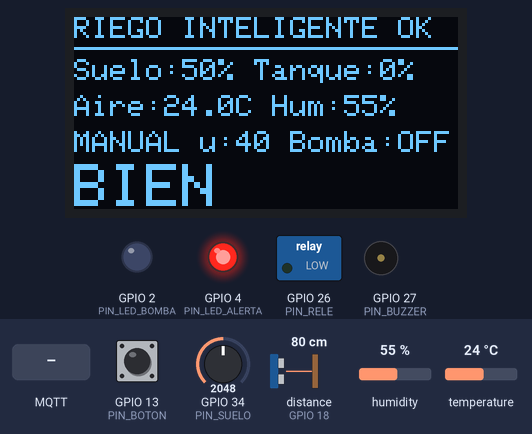
Bench run of a sketch on a simulated ESP32. Shown: 128×64 one-colour display, switched loads named in the sketch (green lamp = pin HIGH), output pins drawn as LEDs (lit = HIGH), buzzer (waves = sounding). Wiring (from diagram.json): ultrasonic range finder: trigger GPIO 5; echo GPIO 18. The test bench sets the inputs (shaded band); at power-on: GPIO 34 (PIN_SUELO) = 2048, distance to the obstacle (sensor on GPIO 18) 80 cm, GPIO 13 (PIN_BOTON) HIGH, humidity 55 %, temperature 24 °C. The echo pulse lasts 58.3 µs per cm; WiFi joins after 1.5 s; servers stay silent unless stated; random numbers use the default seed unless the sketch sets one; no MQTT or app messages arrive unless stated; pins used as bus, display or sensor lines are not drawn; what the sketch prints to the serial monitor is not drawn.

Above: at 5.6 s.
5.7 s: GPIO 34 (PIN_SUELO) set to 1683
At 6.4 s:
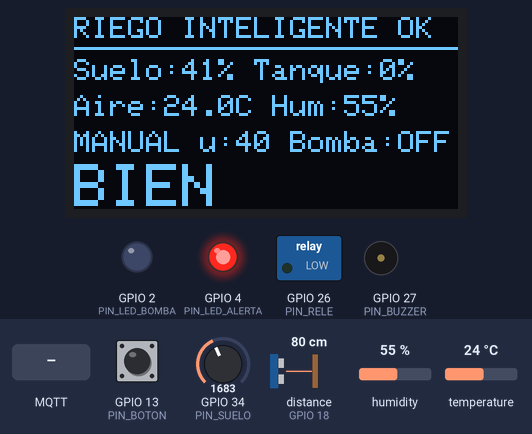
11.6 s: GPIO 34 (PIN_SUELO) set to 1591
At 13.4 s:
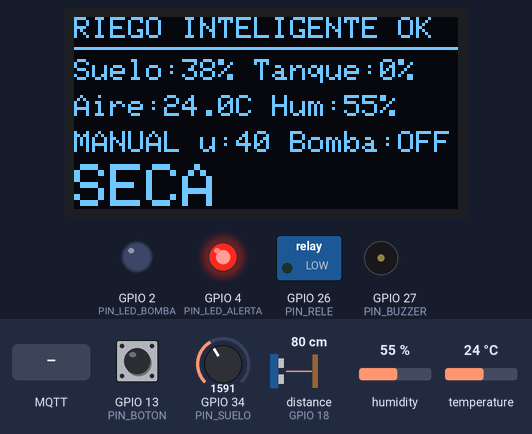
16.7 s: distance to the obstacle (sensor on GPIO 18) set to 2 cm
At 18.2 s:
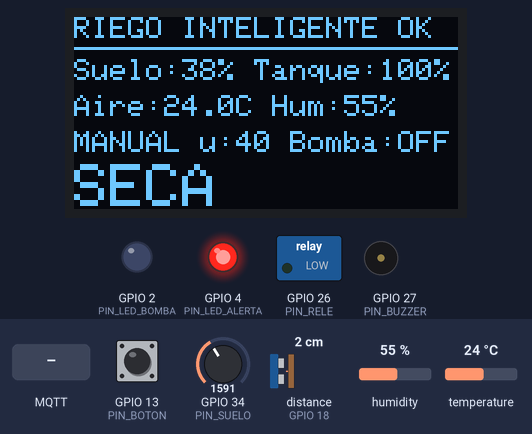
18.5 s: GPIO 13 (PIN_BOTON) pulled LOW for 0.15 s
At 19.8 s:
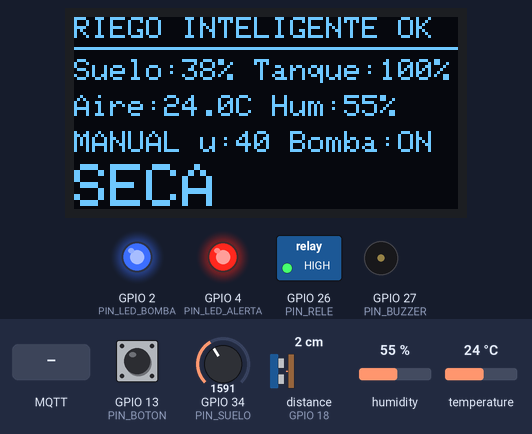
23.5 s: MQTT message "umbral:" arrives on the first subscribed topic
At 24.9 s:
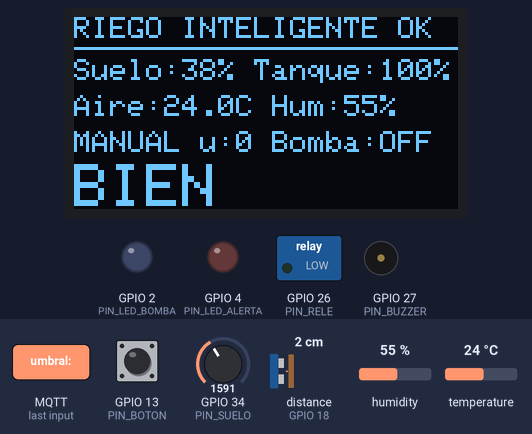
25.5 s: MQTT message "regar" arrives on the first subscribed topic
At 26.6 s:
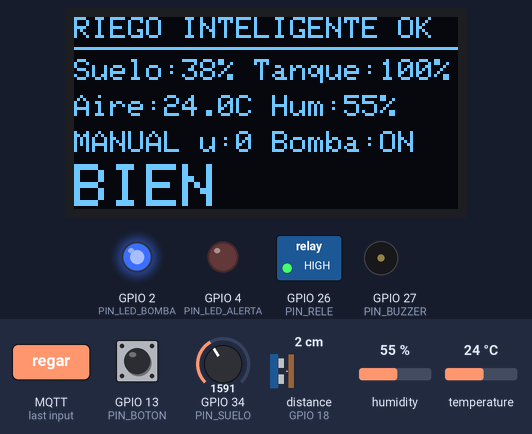
Timing chart, 0 to 30.0 s (numbered marks = the images above; inputs shaded):
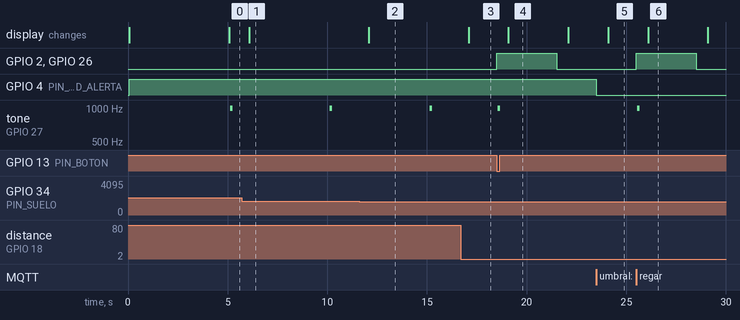

Measured:
- the behaviour switches between 1638 and 1637 on GPIO 34 (PIN_SUELO) (found by bisection; images 1 and 2)
- after the input at 5.7 s, the display: changes after 0.38 s (image 1)
- after the input at 11.6 s, the display: changes after 0.48 s (image 2)
- after the input at 16.7 s, the display: changes after 0.39 s (image 3)
- after the input at 18.5 s, GPIO 2 (PIN_LED_BOMBA), GPIO 26 (PIN_RELE): LOW → HIGH at once, → LOW 3.0 s later; tone on GPIO 27 (PIN_BUZZER): silent → 992 Hz at once, → silent 0.12 s later; the display: changes after 0.58 s (image 4)
- after the input at 23.5 s, GPIO 4 (PIN_LED_ALERTA): HIGH → LOW at once; the display: changes after 0.58 s (image 5)
- after the input at 25.5 s, GPIO 2 (PIN_LED_BOMBA), GPIO 26 (PIN_RELE): LOW → HIGH at once, → LOW 3.0 s later; tone on GPIO 27 (PIN_BUZZER): silent → 992 Hz at once, → silent 0.12 s later; the display: changes after 0.59 s (image 6)

The sketch:

sketch.ino
```cpp
#include <WiFi.h>
#include <PubSubClient.h>
#include <Wire.h>
#include <Adafruit_GFX.h>
#include <Adafruit_SSD1306.h>
#include "DHT.h"

const char* WIFI_SSID = "Wokwi-GUEST";
const char* BROKER = "broker.hivemq.com";
const char* TOPIC_DATOS = "camilo/riego/datos";
const char* TOPIC_COMANDO = "camilo/riego/comando";

const int PIN_DHT = 15;
const int PIN_SUELO = 34;
const int PIN_TRIG = 5;
const int PIN_ECHO = 18;
const int PIN_BOTON = 13;
const int PIN_BUZZER = 27;
const int PIN_LED_BOMBA = 2;
const int PIN_LED_ALERTA = 4;
const int PIN_RELE = 26;

const int TANQUE_MINIMO = 10;
const unsigned long DURACION_RIEGO = 3000;

WiFiClient espClient;
PubSubClient mqtt(espClient);
DHT dht(PIN_DHT, DHT22);
Adafruit_SSD1306 pantalla(128, 64, &Wire, -1);

int umbral = 40;
bool automatico = false;
bool bomba = false;
bool bombaAnterior = false;
int suelo = 0;
int tanque = 0;
float temperatura = 0;
float humedadAire = 0;

unsigned long finRiego = 0;
unsigned long ultimaLectura = 0;
unsigned long ultimoEnvio = 0;
unsigned long ultimoBoton = 0;
unsigned long ultimaAlarma = 0;
unsigned long ultimoIntento = 0;

bool alertaTanque() {
  return tanque < TANQUE_MINIMO;
}

bool alertaSeca() {
  return suelo < umbral;
}

void pitar() {
  for (int i = 0; i < 100; i++) {
    digitalWrite(PIN_BUZZER, HIGH);
    delayMicroseconds(500);
    digitalWrite(PIN_BUZZER, LOW);
    delayMicroseconds(500);
  }
}

float medirDistancia() {
  digitalWrite(PIN_TRIG, LOW);
  delayMicroseconds(2);
  digitalWrite(PIN_TRIG, HIGH);
  delayMicroseconds(10);
  digitalWrite(PIN_TRIG, LOW);
  long duracion = pulseIn(PIN_ECHO, HIGH, 30000);
  if (duracion == 0) return 400;
  return duracion * 0.0343 / 2;
}

void leerSensores() {
  suelo = map(analogRead(PIN_SUELO), 0, 4095, 0, 100);
  float t = dht.readTemperature();
  float h = dht.readHumidity();
  if (!isnan(t)) temperatura = t;
  if (!isnan(h)) humedadAire = h;
  long mm = (long)(medirDistancia() * 10);
  tanque = constrain(map(mm, 300, 50, 0, 100), 0, 100);
}

void iniciarRiego() {
  finRiego = millis() + DURACION_RIEGO;
  ultimoEnvio = 0;
}

void controlarBomba() {
  bool puedeRegar = !alertaTanque();
  bool forzado = millis() < finRiego;
  bomba = puedeRegar && (forzado || (automatico && alertaSeca()));
  digitalWrite(PIN_RELE, bomba);
  digitalWrite(PIN_LED_BOMBA, bomba);
  if (bomba && !bombaAnterior) pitar();
  if (bomba != bombaAnterior) ultimoEnvio = 0;
  bombaAnterior = bomba;
}

void gestionarAlerta() {
  bool alerta = alertaTanque() || alertaSeca();
  digitalWrite(PIN_LED_ALERTA, alerta);
  if (alertaTanque() && millis() - ultimaAlarma > 5000) {
    ultimaAlarma = millis();
    pitar();
  }
}

void revisarBoton() {
  if (digitalRead(PIN_BOTON) == LOW && millis() - ultimoBoton > 400) {
    ultimoBoton = millis();
    iniciarRiego();
  }
}

void actualizarPantalla() {
  pantalla.clearDisplay();
  pantalla.setTextSize(1);
  pantalla.setTextColor(SSD1306_WHITE);
  pantalla.setCursor(0, 0);
  pantalla.print("RIEGO INTELIGENTE");
  pantalla.print(mqtt.connected() ? " OK" : " --");
  pantalla.drawLine(0, 10, 127, 10, SSD1306_WHITE);
  pantalla.setCursor(0, 14);
  pantalla.print("Suelo:");
  pantalla.print(suelo);
  pantalla.print("% Tanque:");
  pantalla.print(tanque);
  pantalla.print("%");
  pantalla.setCursor(0, 26);
  pantalla.print("Aire:");
  pantalla.print(temperatura, 1);
  pantalla.print("C Hum:");
  pantalla.print(humedadAire, 0);
  pantalla.print("%");
  pantalla.setCursor(0, 38);
  pantalla.print(automatico ? "AUTO" : "MANUAL");
  pantalla.print(" u:");
  pantalla.print(umbral);
  pantalla.print(" Bomba:");
  pantalla.print(bomba ? "ON" : "OFF");
  pantalla.setTextSize(2);
  pantalla.setCursor(0, 49);
  if (alertaSeca()) pantalla.print("SECA");
  else if (suelo > 80) pantalla.print("ENCHARCADA");
  else pantalla.print("BIEN");
  pantalla.display();
}

void publicarDatos() {
  String json = "{\"suelo\":" + String(suelo) +
                ",\"temp\":" + String(temperatura, 1) +
                ",\"hum\":" + String(humedadAire, 1) +
                ",\"tanque\":" + String(tanque) +
                ",\"bomba\":" + String(bomba ? "true" : "false") +
                ",\"auto\":" + String(automatico ? "true" : "false") +
                ",\"alerta\":" + String((alertaTanque() || alertaSeca()) ? "true" : "false") +
                ",\"umbral\":" + String(umbral) + "}";
  mqtt.publish(TOPIC_DATOS, json.c_str());
}

void recibirComando(char* topic, byte* payload, unsigned int length) {
  String msg = "";
  for (unsigned int i = 0; i < length; i++) msg += (char)payload[i];
  if (msg == "regar") {
    iniciarRiego();
  } else if (msg == "auto") {
    automatico = true;
  } else if (msg == "manual") {
    automatico = false;
  } else if (msg.startsWith("umbral:")) {
    umbral = constrain(msg.substring(7).toInt(), 0, 100);
  }
  ultimoEnvio = 0;
}

void mantenerConexion() {
  if (millis() - ultimoIntento < 5000) return;
  if (WiFi.status() != WL_CONNECTED) {
    ultimoIntento = millis();
    Serial.println("Sin WiFi, esperando...");
    return;
  }
  if (!mqtt.connected()) {
    ultimoIntento = millis();
    Serial.println("Conectando MQTT...");
    String id = "esp32-riego-" + String(random(0xffff), HEX);
    if (mqtt.connect(id.c_str())) {
      mqtt.subscribe(TOPIC_COMANDO);
      Serial.println("MQTT conectado");
    }
  }
}

void setup() {
  Serial.begin(115200);
  pinMode(PIN_TRIG, OUTPUT);
  pinMode(PIN_ECHO, INPUT);
  pinMode(PIN_BOTON, INPUT_PULLUP);
  pinMode(PIN_BUZZER, OUTPUT);
  pinMode(PIN_LED_BOMBA, OUTPUT);
  pinMode(PIN_LED_ALERTA, OUTPUT);
  pinMode(PIN_RELE, OUTPUT);

  dht.begin();
  Wire.begin(21, 22);
  pantalla.begin(SSD1306_SWITCHCAPVCC, 0x3C);

  WiFi.begin(WIFI_SSID, "", 6);
  mqtt.setServer(BROKER, 1883);
  mqtt.setCallback(recibirComando);
  mqtt.setSocketTimeout(2);

  leerSensores();
  actualizarPantalla();
}

void loop() {
  mantenerConexion();
  mqtt.loop();

  revisarBoton();

  if (millis() - ultimaLectura >= 1000) {
    ultimaLectura = millis();
    leerSensores();
    actualizarPantalla();
  }

  controlarBomba();
  gestionarAlerta();

  if (mqtt.connected() && millis() - ultimoEnvio >= 2000) {
    ultimoEnvio = millis();
    publicarDatos();
  }
}
```
